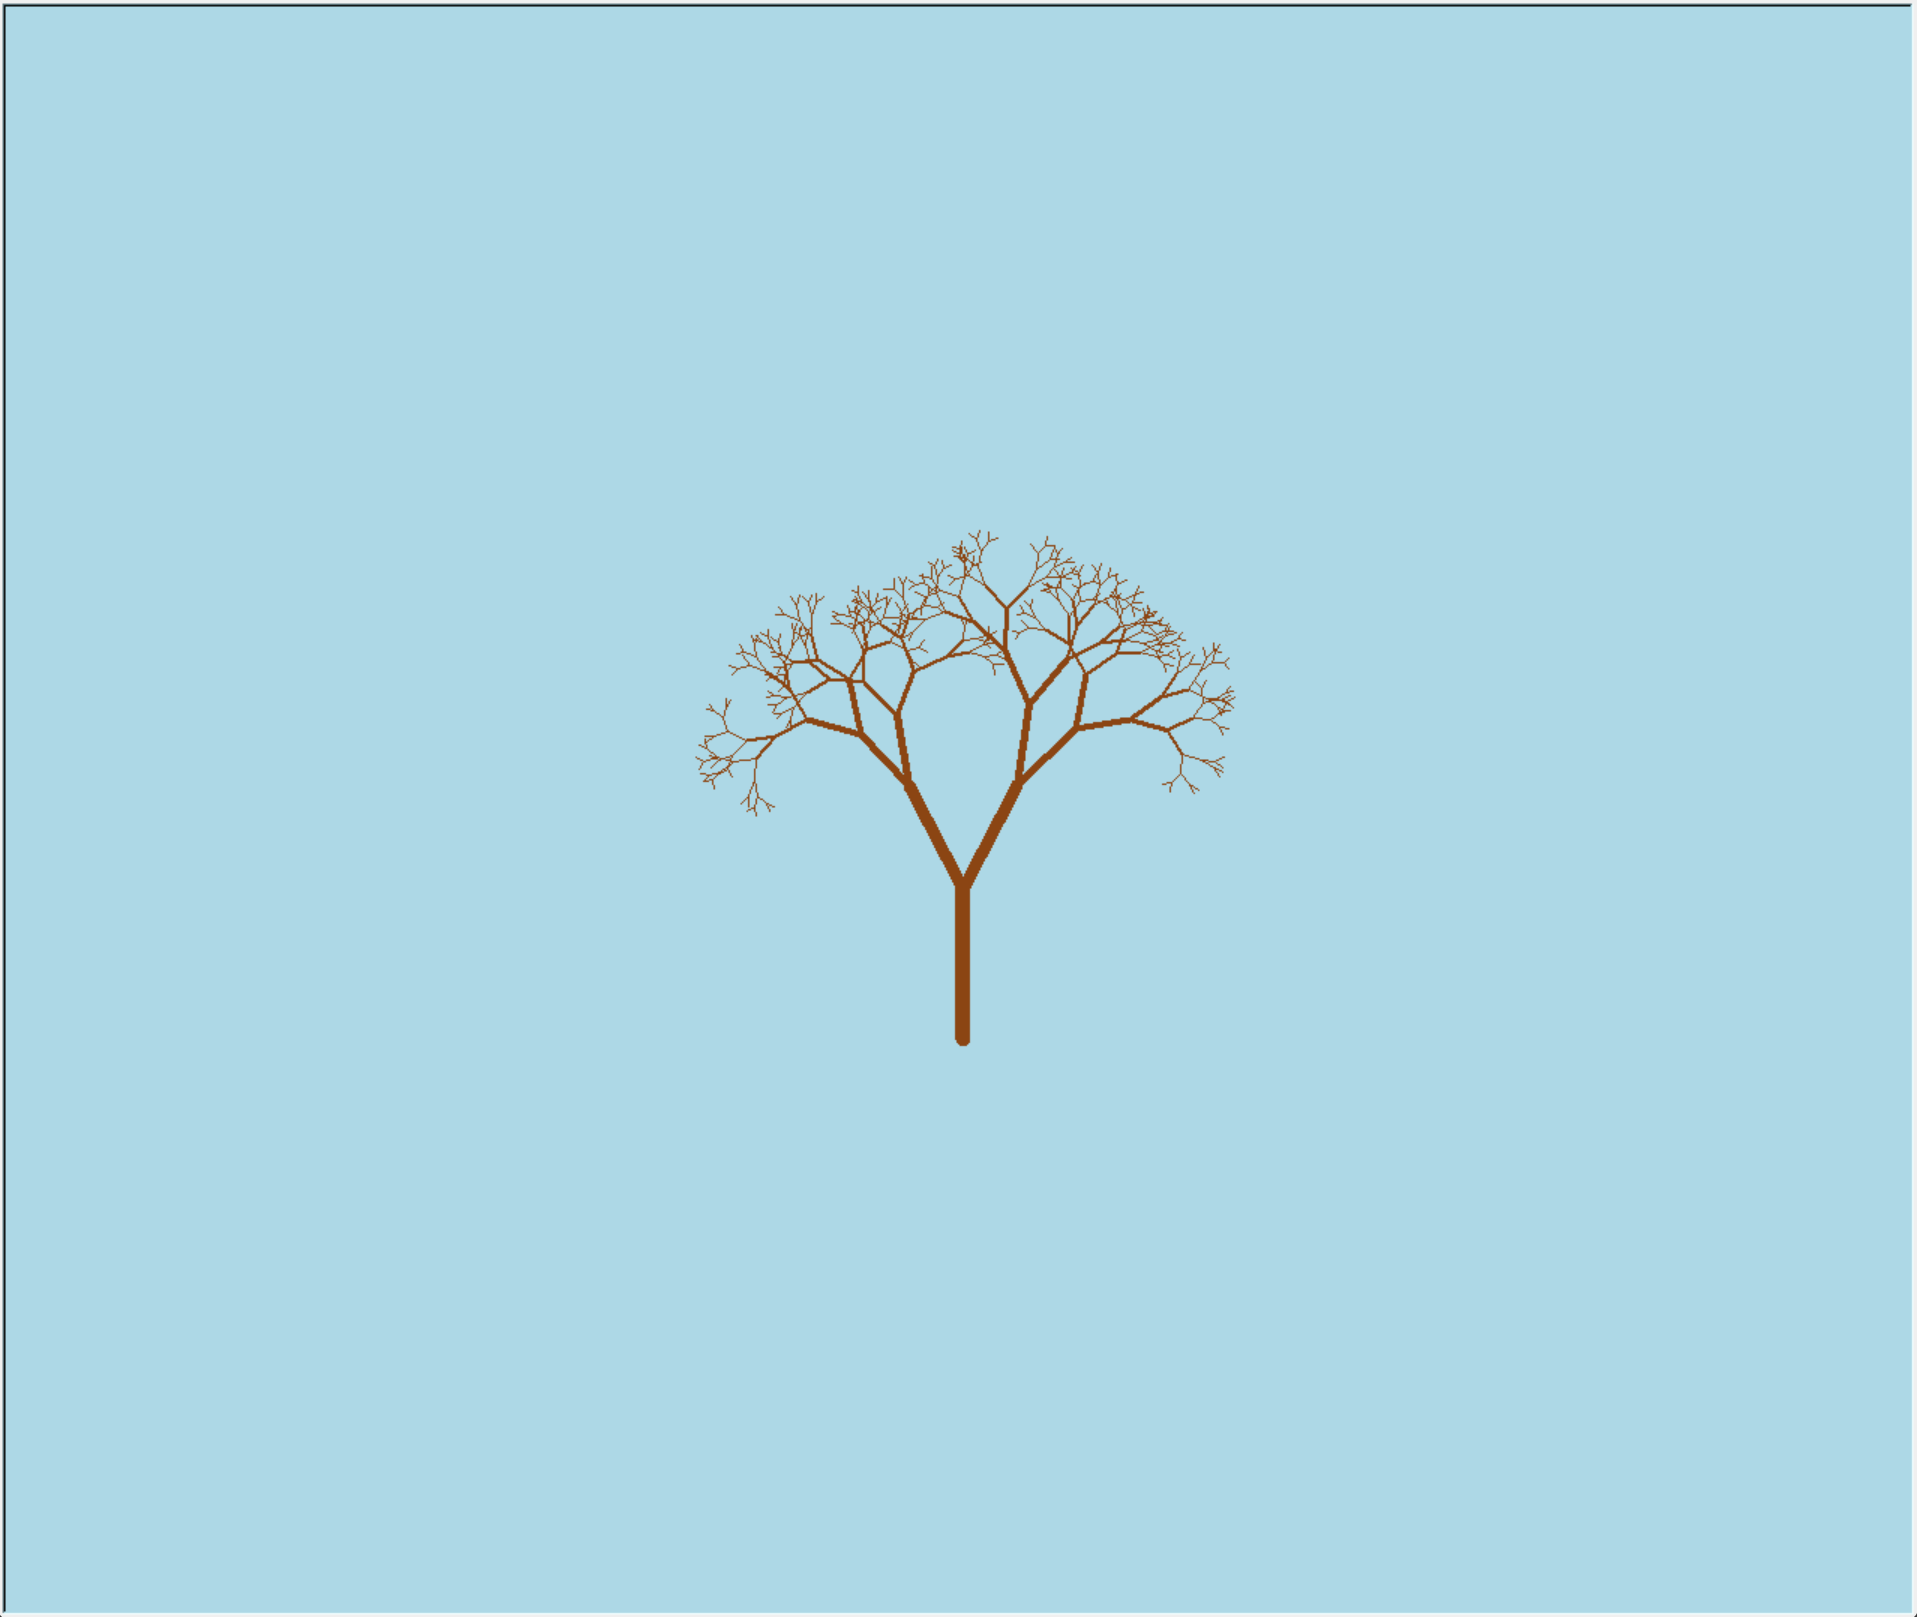

Here is the Python script that generated this plot:
#openai/o1-preview
import turtle
import random

def draw_tree(branch_length, t):
    if branch_length > 5:
        # Adjust pen size based on branch length
        t.pensize(branch_length / 10)
        # Random angle and length reduction for natural appearance
        angle = random.uniform(15, 45)
        length_reduction = random.uniform(0.6, 0.8)
        
        # Draw the forward branch
        t.forward(branch_length)
        # Right branch
        t.right(angle)
        draw_tree(branch_length * length_reduction, t)
        # Left branch
        t.left(2 * angle)
        draw_tree(branch_length * length_reduction, t)
        # Restore the heading and position
        t.right(angle)
        t.backward(branch_length)

def main():
    screen = turtle.Screen()
    screen.bgcolor("lightblue")
    t = turtle.Turtle()
    t.hideturtle()
    t.speed(0)
    t.left(90)
    t.up()
    t.backward(150)
    t.down()
    t.color("saddle brown")
    draw_tree(100, t)
    screen.exitonclick()

if __name__ == "__main__":
    main()
